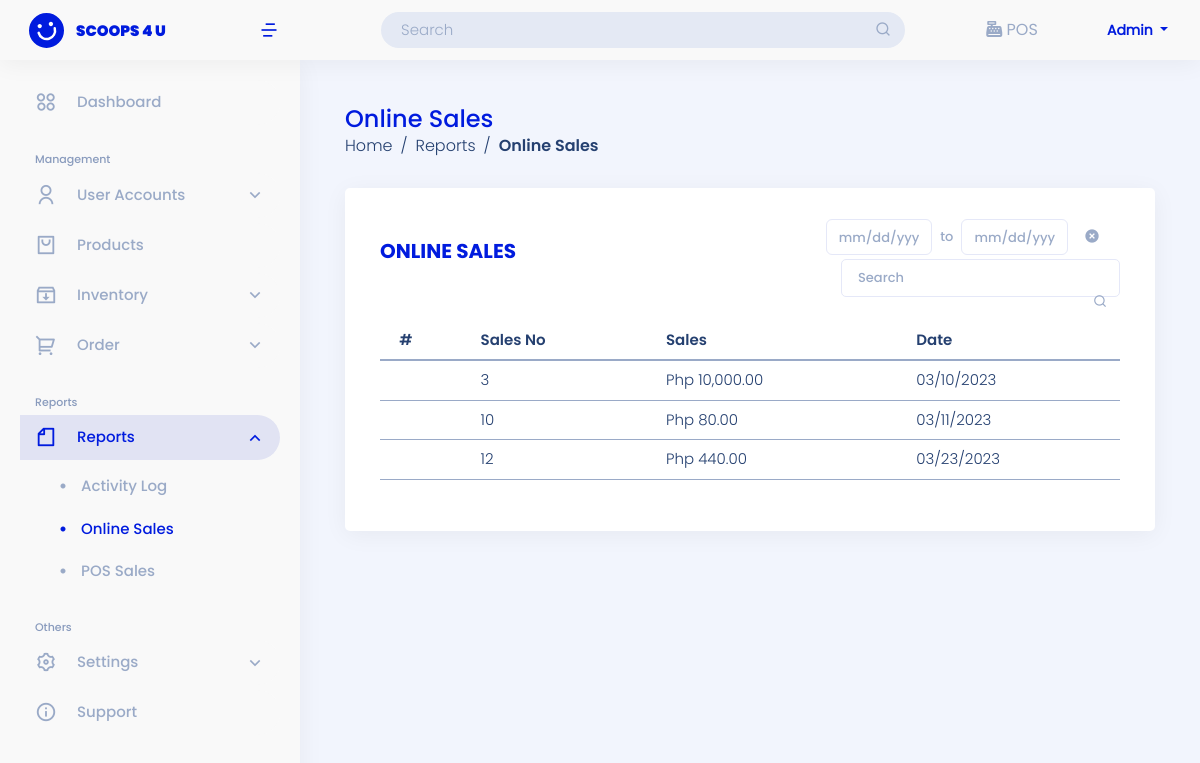
/user-site/reports/online-sales/ (signed in), run on the app's committed database.
### landing_page/models.py (models this page shows)
class User(AbstractUser):
    ROLE = ((" "," "),("admin","admin"),("staff","staff"),("reseller","reseller"),("rider","rider"))
    STAT = ((" "," "),("active","active"),("inactive","inactive"))
    role = models.CharField(max_length=50, null=True, default=None, choices=ROLE)
    status = models.CharField(max_length=50, null=True, default=None , choices=STAT)

### admin_site/models.py (models this page shows, shortened)
class Transaction(models.Model):
    ORDERSTATUS = ( ("Pending","Pending"),("Out for Delivery","Out for Delivery"),("Completed","Completed"))
    DELIVERY_OPTION = ( ("pickup","pickup"),("delivery","delivery"))
    transaction_no =  models.CharField(unique=True, max_length=200, null=False,verbose_name='Transaction Number')
    transaction_user = models.CharField(max_length=250, null=True, verbose_name='List Username')
    transaction_fname = models.CharField(max_length=250, null=True, verbose_name='First Name')
    transaction_lname = models.CharField(max_length=250, null=True, verbose_name='Last Name')
    transaction_address = models.TextField(null=False, verbose_name='Address')
    transaction_contactno = models.BigIntegerField( null=True, verbose_name='Contact Number')
    transaction_doption = models.CharField(max_length=250, choices= DELIVERY_OPTION, null=True, verbose_name='Delivery Option')
    transaction_preferred_date = models.CharField(max_length=250,  null=True,   verbose_name='Preferred Date')
    transaction_totalprice =  models.BigIntegerField(null=True, default=0, verbose_name='Total Price')
    created_at =models.DateField(default=timezone.now,  verbose_name='Date Ordered')
    transaction_orderstatus = models.CharField(max_length=250, choices=ORDERSTATUS, null=True, default='Pending',verbose_name='Status')
    transaction_delivered = models.DateTimeField(null=True, blank=True, verbose_name='Delivered Time')

### admin_site/views.py (the view)
# urls.py: path('reports/online-sales/', views.report_online_sales, name='report_online_sales'),
@login_required(login_url='landing_page:login')
def report_online_sales(request):
    transaction = Transaction.objects.filter(transaction_orderstatus = 'Completed')
    context = {
        'transaction':transaction
    }
    return render(request, 'admin_site/reports/online_sales.html', context)

### templates/admin_site/reports/online_sales.html (shortened to what this page needs)
{% extends 'admin_site/base.html' %}
{% block content %}
{% load humanize %}
<aside id="sidebar" class="sidebar">
    <ul class="sidebar-nav" id="sidebar-nav">
        <li class="nav-item">
            <a class="nav-link collapsed" href="{% url 'admin_site:dashboard'%}" id="dash-ad">
            <i class="ri-apps-2-line" style="font-size: 22px; font-weight: 100; margin-right: 20px"></i>
            <span>Dashboard</span>
            </a>
        </li>
        <li class="nav-heading pt-3">Management</li>
        <li class="nav-item">
            <a class="nav-link collapsed" data-bs-target="#users-nav" data-bs-toggle="collapse" href="#">
                    <i class="ri-user-line" style="font-size: 22px; font-weight: 100; margin-right: 20px"></i><span>User Accounts</span><i class="ri-arrow-down-s-line ms-auto" style="font-size: 20px; font-weight: 100;" ></i>
            </a>
        </li>
        <li class="nav-item">
        <a class="nav-link collapsed" href="{%url 'admin_site:list_product' %}">
            <i class="ri-shopping-bag-2-line" style="font-size: 22px; font-weight: 100; margin-right: 20px"></i>
            <span>Products</span>
        </a>
        </li>
        <li class="nav-item">
        <a class="nav-link collapsed " data-bs-target="#inventory-nav" data-bs-toggle="collapse" href="#">
            <i class="ri-inbox-archive-line"style="font-size: 22px; font-weight: 100; margin-right: 20px"></i>
            <span>Inventory</span><i class="ri-arrow-down-s-line ms-auto" style="font-size: 20px; font-weight: 100;" ></i>
        </a>
        </li>
        <li class="nav-item">
        <a class="nav-link collapsed " data-bs-target="#sales-nav" data-bs-toggle="collapse" href="#">
            <i class="ri-shopping-cart-2-line" style="font-size: 22px; font-weight: 100; margin-right: 20px"></i><span>Order</span><i class="ri-arrow-down-s-line ms-auto" style="font-size: 20px; font-weight: 100;" ></i>
        </a>
        </li>
        <li class="nav-heading pt-3">Reports</li>
        <li class="mb-act nav-item active-nav">
            <a class="nav-link " data-bs-target="#reports-nav" data-bs-toggle="collapse" href="#">
                    <i class="ri-file-line" style="font-size: 22px; font-weight: 100; margin-right: 20px"></i><span>Reports</span><i class="ri-arrow-down-s-line ms-auto" style="font-size: 20px; font-weight: 100;" ></i>
            </a>
            <ul id="reports-nav" class="nav-content collapse show" data-bs-parent="#sidebar-nav">
                    <li>
                        <a href="{% url 'admin_site:report_actlog' %}" >
                        <span>Activity Log</span>
                        </a>
                    </li>
                    <li>
                        <a href="{% url 'admin_site:report_online_sales' %} " class="active">
                        <span>Online Sales</span>
                        </a>
                    </li>
                    <li>
                        <a href="{% url 'admin_site:report_pos_sales' %}">
                        <span>POS Sales</span>
                        </a>
                    </li>
            </ul>
        </li>
        <li class="nav-heading pt-3">Others</li>
        <li class="nav-item">
            <a class="nav-link collapsed " data-bs-target="#settings-nav" data-bs-toggle="collapse" href="#">
                    <i class="ri-settings-3-line" style="font-size: 22px; font-weight: 100; margin-right: 20px"></i><span>Settings</span><i class="ri-arrow-down-s-line ms-auto" style="font-size: 20px; font-weight: 100;" ></i>
            </a>
        </li>
        <li class="nav-item">
            <a href="{% url 'admin_site:support' %}" class="nav-link collapsed ">
                    <i class="ri-information-line" style="font-size: 22px; font-weight: 100; margin-right: 20px"></i><span>Support</span>
            </a>
        </li>
    </ul>
</aside>
<main id="main" class="main mt-5">
    <div class="pagetitle">
        <h1>Online Sales</h1>
        <nav>
            <ol class="breadcrumb">
                <li class="breadcrumb-item"><a href="{% url 'admin_site:dashboard'%}">Home</a></li>
                <li class="breadcrumb-item">Reports</li>
                <li class="breadcrumb-item active">Online Sales</li>
            </ol>
        </nav>
    </div>
    <section class="section">
        <div class="row">
            <div class="col-lg-12">
                <div class="card">
                    <div class="card-body mt-3">
                        <div class="report-u act-d">
                            <div class="row">
                                <div class="col-7">
                                    <h5 class="card-title feature">Online Sales</h5>
                                </div>
                                <div class="col-5  d-flex flex-column justify-content-end">
                                    <div class="d-flex flex-row align-items-center mb-1">
                                        <input type="type" id="minOS" name="min" class="form-control date-range-filter" placeholder="mm/dd/yyyy">
                                        <span class="px-2 date-to">to</span>
                                        <input type="type" id="maxOS" name="max" class="form-control date-range-filter" placeholder="mm/dd/yyyy">
                                        <button class="btn btn-edit btn-filterOS ps-3 pe-0"><i class="ri-close-circle-fill"></i></button>
                                    </div>
                                    <form class="search-tab mb-4" action="{% url 'admin_site:search_reseller' %}" method="GET"  class="text-end px-4">
                                        <input type="text" id="tableM" class="form-control p-2 ps-3" name="search" placeholder="Search">
                                        <button class="btn btn-search btn-sm nope" type="submit"><i class="ri-search-line"></i></button>
                                    </form>
                                </div>
                            </div>
                        </div>
                        <div class="table-responsive">
                            <table id="tableRepOS" class="table table-hover ">
                                <thead>
                                    <tr class="align-middle">
                                        <th scope="col">#</th>
                                        <th scope="col">Sales No</th>
                                        <th scope="col">Sales</th>
                                        <th scope="col">Date</th>
                                    </tr>
                                </thead>
                                    <tbody id="tableRow">
                                        {% for list in transaction %}
                                        <tr class="align-middle">
                                            <td class="num-row"></td>
                                            <td>{{ list.id }}</td>
                                            <td>Php {{ list.transaction_totalprice|floatformat:2|intcomma}}</td>
                                            <td>{{ list.created_at|date:"m/d/Y"}}</td>
                                        </tr>
                                        {% endfor %}
                                    </tbody>
                            </table>
                    </div>
                </div>
            </div>
        </div>
    </section>
</main>
{% endblock content %}

### templates/admin_site/base.html (shortened to what this page needs)
{% load static %}
<!DOCTYPE html>
<html lang="en">
<head>
    <link href="https://cdn.jsdelivr.net/npm/bootstrap@5.0.2/dist/css/bootstrap.min.css" rel="stylesheet" >
    <link href="{% static '/css/assets/bootstrap/css/bootstrap.min.css'%}" rel="stylesheet">
    <link href="{% static '/css/assets/simple-datatables/style.css'%}" rel="stylesheet">
    <link href="{% static '/css/assets/remixicon/remixicon.css'%}" rel="stylesheet">
    <link href="https://cdn.datatables.net/1.13.4/css/jquery.dataTables.min.css" rel="stylesheet">
    <link href="https://cdn.datatables.net/buttons/2.3.6/css/buttons.dataTables.min.css" rel="stylesheet">
    <link href="https://cdn.datatables.net/autofill/2.5.3/css/autoFill.dataTables.min.css" rel="stylesheet">
    <link href="https://cdn.datatables.net/v/bs5/jszip-2.5.0/b-2.3.6/b-colvis-2.3.6/b-html5-2.3.6/b-print-2.3.6/date-1.4.0/sp-2.1.2/datatables.min.css" rel="stylesheet"/>
    <link href="{% static '/css/sandi.css'%}" rel="stylesheet">
  </head>
<body>
{% if user.role == "admin"%}
<header id="header" class="header fixed-top d-flex align-items-center">
  <div class="d-flex align-items-center justify-content-between">
    <a href="{% url 'admin_site:dashboard'%}" class="logo d-flex align-items-center">
      <img src="{% static '/img/logo-header.svg'%}" alt="">
      <span class="d-none d-lg-block">SCOOPS 4 U</span>
    </a>
    <i class="ri-menu-4-line toggle-sidebar-btn ms-1 me-3" style="font-size: 20px; font-weight: 500; color:#001BDE;"></i>
  </div>
  <div class="search-bar mx-auto">
    <form class="search-form d-flex align-items-center" method="POST" action="#">
      <input type="text" name="query" placeholder="Search" title="Enter search keyword">
      <button type="submit" title="Search"><i class="ri-search-line"></i></button>
    </form>
  </div>
  <div class="POS POS-header">
      <i class="fa-solid fa-cash-register"></i>
      <a href="{%url 'admin_site:pos' %}">POS</a>
    </div>
  <nav class="header-nav ms-auto">
    <ul class="d-flex align-items-center">
      <li class="nav-item dropdown pe-3">
        <a class="nav-link nav-profile d-flex align-items-center me-3" href="#" data-bs-toggle="dropdown">
          <span class="d-none d-md-block dropdown-toggle ps-2" style="text-transform: capitalize;">
            {{ user }}
          </span>
        </a>
      </li>
    </ul>
  </nav>
</header>
{% endif %}
<div class="">
  <div class="">
      <div class="">
          {% block content %}
          {% endblock content %}
        </div>
      </div>
    </div>
</body>
</html>

### data on the page
User: username "Admin"
Transaction: id "3", transaction_totalprice "10,000.00", created_at "03/10/2023"
Transaction: id "10", transaction_totalprice "80.00", created_at "03/11/2023"
Transaction: id "12", transaction_totalprice "440.00", created_at "03/23/2023"
